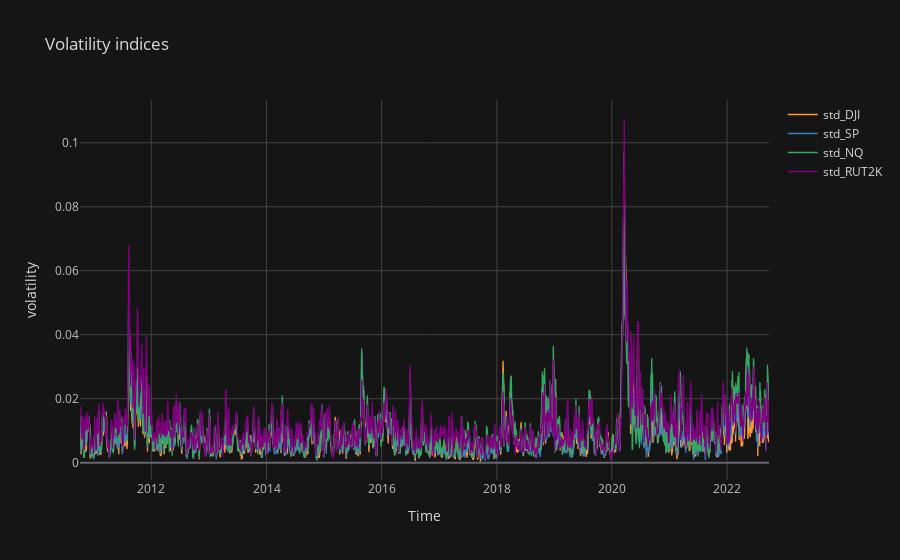

Here is the notebook cell this chart was saved with:
### Code cell
# Calculating rolling std for 5-day window
df_indices["std_DJI"] = df_indices["Return_DJI"].rolling(window=5).std()
df_indices["std_SP"] = df_indices["Return_SP"].rolling(window=5).std()
df_indices["std_NQ"] = df_indices["Return_NQ"].rolling(window=5).std()
df_indices["std_RUT2K"] = df_indices["Return_RUT2K"].rolling(window=5).std()
# dropna's
df_indices.dropna(inplace=True)
# plot volatility of indices
df_indices[["std_DJI","std_SP","std_NQ","std_RUT2K"]].iplot(title="Volatility indices",
                                                                           xTitle="Time",
                                                                           yTitle="volatility",
                                                                           theme= "solar")

### Figure 1 — Plotly figure (JSON) as saved in the notebook; plotly's stock layout.template omitted (floating-point values rounded to 4 significant figures; data arrays with more than 128 entries replaced by an {"elided": "..."} marker saying what was removed)
{"data": [{"line": {"color": "rgba(255, 153, 51, 1.0)", "dash": "solid", "shape": "linear", "width": 1.3}, "mode": "lines", "name": "std_DJI", "text": "", "type": "scatter", "x": {"elided": "3025 str values"}, "y": {"elided": "3025 float values"}}, {"line": {"color": "rgba(55, 128, 191, 1.0)", "dash": "solid", "shape": "linear", "width": 1.3}, "mode": "lines", "name": "std_SP", "text": "", "type": "scatter", "x": {"elided": "3025 str values"}, "y": {"elided": "3025 float values"}}, {"line": {"color": "rgba(50, 171, 96, 1.0)", "dash": "solid", "shape": "linear", "width": 1.3}, "mode": "lines", "name": "std_NQ", "text": "", "type": "scatter", "x": {"elided": "3025 str values"}, "y": {"elided": "3025 float values"}}, {"line": {"color": "rgba(128, 0, 128, 1.0)", "dash": "solid", "shape": "linear", "width": 1.3}, "mode": "lines", "name": "std_RUT2K", "text": "", "type": "scatter", "x": {"elided": "3025 str values"}, "y": {"elided": "3025 float values"}}], "layout": {"legend": {"bgcolor": "#151516", "font": {"color": "#D9D9D9"}}, "paper_bgcolor": "#151516", "plot_bgcolor": "#151516", "title": {"font": {"color": "#D9D9D9"}, "text": "Volatility indices"}, "xaxis": {"gridcolor": "#434343", "showgrid": true, "tickfont": {"color": "#C2C2C2"}, "title": {"font": {"color": "#D9D9D9"}, "text": "Time"}, "zerolinecolor": "#666570"}, "yaxis": {"gridcolor": "#434343", "showgrid": true, "tickfont": {"color": "#C2C2C2"}, "title": {"font": {"color": "#D9D9D9"}, "text": "volatility"}, "zerolinecolor": "#666570"}}}
